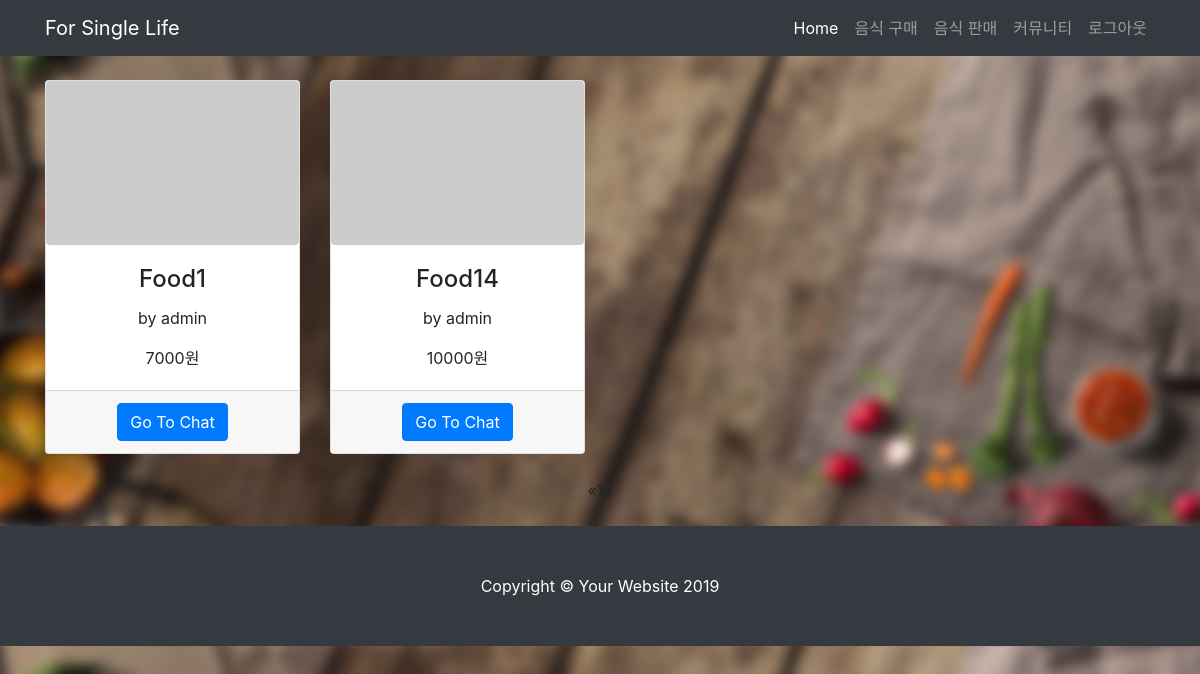
The page /myfoodlist/ (signed in) on the database its author committed.
### app/models.py (models this page shows, shortened)
class food(models.Model):
    name = models.CharField(max_length=50)
    seller = models.ForeignKey(User, on_delete=models.CASCADE, related_name='foods')
    body = models.CharField(max_length=1024)
    photo = models.ImageField(blank=True)
    date = models.DateTimeField(auto_created=True, auto_now_add=True)
    price = models.IntegerField(default=0)
    view = models.IntegerField(default=0)
    category = models.CharField(max_length=20, default=0)
    lat = models.FloatField(null=True, blank=True)
    lng = models.FloatField(null=True, blank=True)

### app/views.py (the view)
# urls.py: path('myfoodlist/', views.myfood, name='my_food'),
def myfood(request):
    user = User.objects.get(username=request.user.get_username())
    foodlist = food.objects.order_by('-date').filter(seller=user)
    page = request.GET.get('page', 1)
    paginator = Paginator(foodlist, 8)
    try:
        lines = paginator.page(page)
    except PageNotAnInteger:
        lines = paginator.page(1)
    except EmptyPage:
        lines = paginator.page(paginator.num_pages)
    context = {'foodlist': lines}
    return render(request, 'myfoodlist.html', context)

### templates/myfoodlist.html (shortened to what this page needs)
{% load staticfiles %}
<!DOCTYPE html>
<html lang="en">
<head>
  <link href="{% static 'vendor/bootstrap/css/bootstrap.min.css' %}" rel="stylesheet">
  <link href="{% static 'css/heroic-features.css' %}" rel="stylesheet">
</head>
<body style="background-image: url({% static 'vendor/mealbg.jpg' %});background-size:100% 100%;">
<body>
  <nav class="navbar navbar-expand-lg navbar-dark bg-dark fixed-top">
    <div class="container">
      <a class="navbar-brand" href="{% url 'main' %}">For Single Life</a>
      <div class="collapse navbar-collapse" id="navbarResponsive">
        <ul class="navbar-nav ml-auto">
          <li class="nav-item active">
            <a class="nav-link" href="{% url 'main' %}">Home
            </a>
          </li>
          <li class="nav-item">
            <a class="nav-link" href="{% url 'foodlist' %}">음식 구매</a>
          </li>
          <li class="nav-item">
            <a class="nav-link" href="{% url 'foodreg' %}">음식 판매</a>
          </li>
          <li class="nav-item">
            <a class="nav-link" href="{% url 'community' %}">커뮤니티</a>
          </li>
            <li class="nav-item">
            <a class="nav-link" href="{% url 'logout' %}">로그아웃</a>
          </li>
        </ul>
      </div>
    </div>
  </nav>
  <div class="container">
    <div class="row text-center">
{% for food in foodlist %}
      <div class="col-lg-3 col-md-6 mb-4">
        <div class="card h-100">
            {% if food.photo %}
        <img class="img-fluid rounded" name="image" src="{{ food.photo.url }}" alt="">
            {% else %}
            <img class="img-fluid rounded" name="image" src="http://placehold.it/500x325" alt="">
      {% endif %}
          <div class="card-body">
            <h4 class="card-title">{{ food.name }}</h4>
            <p class="card-text">by {{ food.seller.username}}</p>
              <p class="card-text">{{ food.price }}원</p>
          </div>
          <div class="card-footer">
              <form action="{% url 'foodlist' %}food={{ food.id }}/purchase" method="POST" title="{{ food.name}}">
                  <a href="{% url 'foodlist' %}food={{ food.id }}/purchase" value="{{ food.id }}" class="btn btn-primary" >Go To Chat</a>
              </form>
          </div>
        </div>
      </div>
        {% endfor %}
    </div>
<ul class="pagination justify-content-center mb-4">
        {% if foodlist.has_previous %}
          <li><a href="?page={{ foodlist.previous_page_number }}">&laquo;</a></li>
        {% else %}
          <li class = "disabled"><span>&laquo;</span></li>
        {% endif %}
        {% for i in foodlist.paginator.page_range %}
          {% if foodlist.number == i %}
            <li class="active"><span>{{ i }} <span class="sr-only">(current)</span></span></li>
          {% else %}
            <li><a href="?page={{ i }}">{{ i }}</a></li>
          {% endif %}
        {% endfor %}
        {% if foodlist.has_next %}
            <li><a href="?page={{ foodlist.next_page_number }}">&raquo;</a></li>
        {% else %}
            <li class="disabled"><span>&raquo;</span></li>
        {%endif %}
        </ul>
  </div>
  <footer class="py-5 bg-dark">
    <div class="container">
      <p class="m-0 text-center text-white">Copyright &copy; Your Website 2019</p>
    </div>
  </footer>
</body>
</html>

### static/css/heroic-features.css (style rules this page uses)
body { padding-top: 56px; }

### rows shown on the page
food: name "Food1", seller.username "admin", price "7000", {{ food.id }} 15 (drawn)
food: name "Food14", seller.username "admin", price "10000", {{ food.id }} 14 (drawn)

### other values the page prints
{{ i }} "1"
